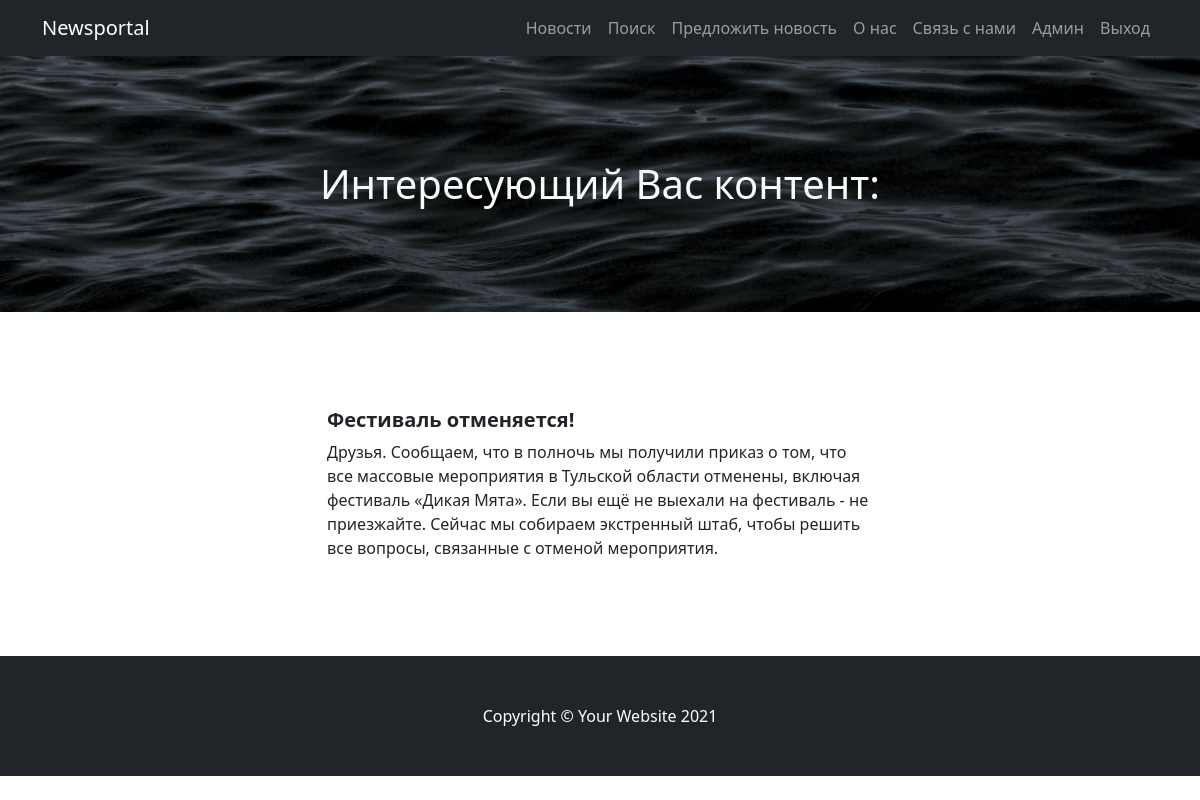
Screenshot of /news/3 with the database file from the repository.
### news/models.py (models this page shows, shortened)
class Post(models.Model):  # Модель, содержащая объекты всех постов
    news = 'NW'
    article = 'AT'
    CHOICE = [
        (news, 'Новость'),
        (article, 'Статья')
    ]
    author = models.ForeignKey(Author, on_delete=models.PROTECT, verbose_name='Автор')
    kind = models.CharField(max_length=2, choices=CHOICE, default=news, verbose_name='Тип поста')
    created_at = models.DateTimeField(auto_now_add=True, verbose_name='Дата добавления')
    category = models.ManyToManyField(Category, through='PostCategory', verbose_name='Категория')
    title = models.CharField(max_length=50, verbose_name='Название')
    text = models.TextField(verbose_name='Текст')
    rating = models.IntegerField(default=0, verbose_name='Рейтинг')
    class Meta:
        verbose_name = 'Новость'
        verbose_name_plural = 'Новости'

### news/views.py (the view)
# urls.py: path('<int:pk>', PostDetail.as_view(), name='post_detail'),  # pk — это первичный ключ товара,
class PostDetail(DetailView):  # редставление, в котором будут детали конкретного отдельного поста
    model = Post
    template_name = 'post.html'
    context_object_name = 'post'

### news/templatetags/censor.py (called while the page is built)
@register.filter(name='censor')  # регистрируем фильтр как фильтр
def censor(value):
    censor_list = ['Бурно']
    if isinstance(value, str):  # проверяем, что значение - строка
        value = value.split()  # разбиваем на слова
        new_value = []
        for word in value:
            if word in censor_list:  # если слово в цензор-списке, цензурируем
                new_value += '*нецензурная лексика*' + ' '
            else:
                new_value += word + ' '
        new_value = "".join(new_value)
        return str(new_value)  # возвращаем цензурированное значение
    else:
        raise ValueError(f'Нельзя приминить этот фильтр не к строке')  # кидаем ошибку, если применяется не к строке

### templates/post.html (shortened to what this page needs)
{% extends 'flatpages/default.html' %}
{% load censor %}
{% block header %}
Интересующий Вас контент:
{% endblock header %}
{% block content %}
<h5>
<strong> {{ post.title }} </strong>
</h5>
{{ post.text|censor }}
{% endblock content %}

### rows the page displays
Post: title "Фестиваль отменяется!", text|censor "Друзья. Сообщаем, что в полночь мы получили приказ о том, что все массовые мероприятия в Тульской области отменены, включая фестиваль «Дикая Мята». Если вы ещё не выехали на фестиваль - не приезжайте. Сейчас мы собираем экстренный штаб, чтобы решить все вопросы, связанные с отменой мероприятия."
